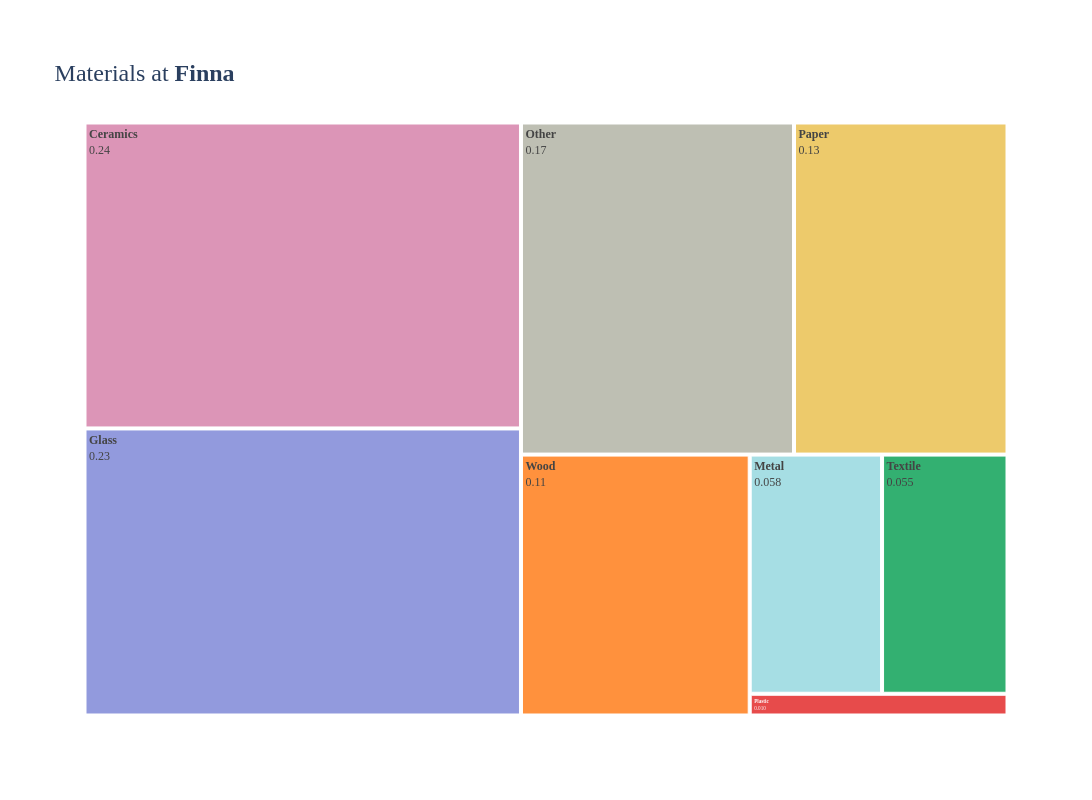

The cell this chart's notebook holds for it:
### Code cell
plot = get_plot(chart_type='treemap', title="<br>Materials at <b>Finna</b>", group='Medium',
                data=material_shares.query("Source == 'Finna'"), x=['Medium'], y='proportion',
                color_dict=colors_of_materials)

plot.show()

### Figure 1 — Plotly figure (JSON) as saved in the notebook; plotly's stock layout.template omitted (floating-point values rounded to 4 significant figures)
{"data": [{"branchvalues": "total", "customdata": [["Ceramics"], ["Glass"], ["Metal"], ["Other"], ["Paper"], ["Plastic"], ["Textile"], ["Wood"]], "domain": {"x": [0, 1], "y": [0, 1]}, "hoverinfo": "skip", "ids": ["Ceramics", "Glass", "Metal", "Other", "Paper", "Plastic", "Textile", "Wood"], "labels": ["Ceramics", "Glass", "Metal", "Other", "Paper", "Plastic", "Textile", "Wood"], "marker": {"colors": ["#DC95B7", "#929ADD", "#A6DEE4", "#BEBFB3", "#EDCA6B", "#E74B4B", "#33B071", "#ff913d"]}, "name": "", "parents": ["", "", "", "", "", "", "", ""], "textinfo": "label+value", "texttemplate": "<b>%{label}</b><br>%{value:.2r}", "type": "treemap", "values": [0.244, 0.2289, 0.05783, 0.1657, 0.1295, 0.01024, 0.05482, 0.109]}], "layout": {"coloraxis": {"showscale": false}, "font": {"family": "Futura"}, "height": 800, "legend": {"tracegroupgap": 0}, "paper_bgcolor": "#FFFFFF", "plot_bgcolor": "#FFFFFF", "showlegend": false, "title": {"font": {"size": 24}, "text": "<br>Materials at <b>Finna</b>"}, "width": 1200, "xaxis": {"title": {}}, "yaxis": {"title": {}}}}
